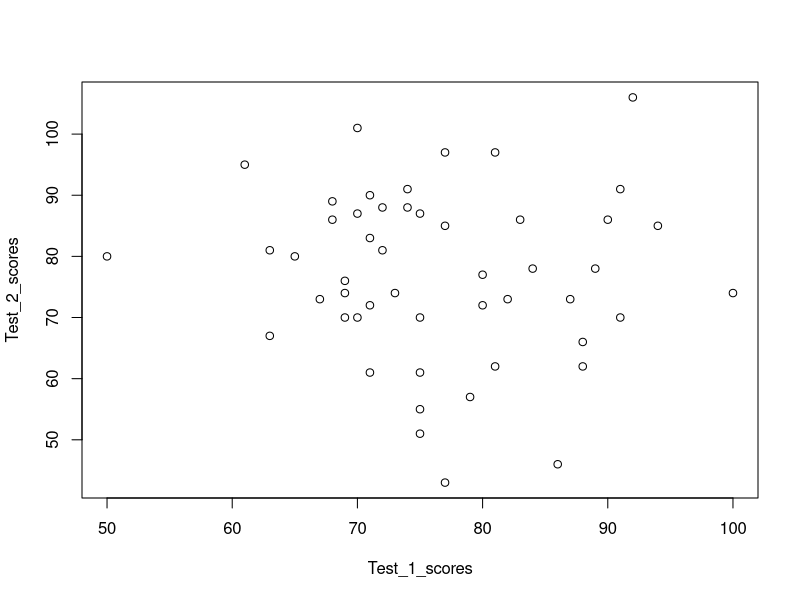
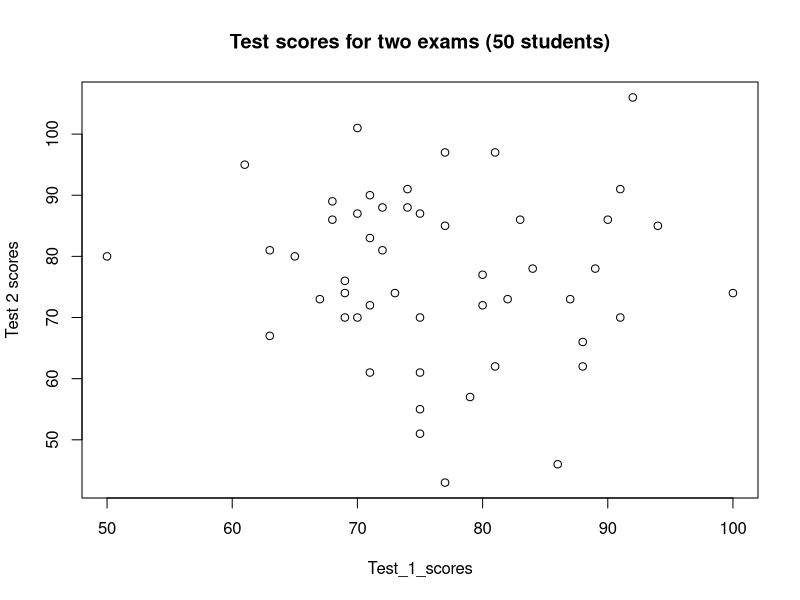
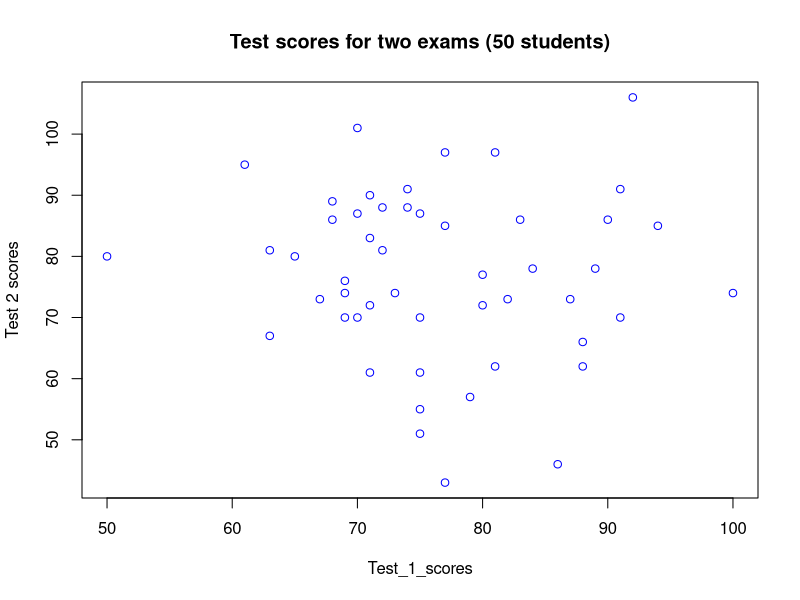

R code for these plots, in order:

# Vamos a generar un dataset aleatorio
set.seed(2016)  # There is a typo in the video (set.seed=2016)

Test_1_scores=round(rnorm(50, 78, 10))

Test_2_scores=round(rnorm(50, 78, 14))

Test_1_scores # Data won't be the same with the data generated in the video lecture since there was a typo in set.seed. 

Test_2_scores # Data won't be the same with the data generated in the video lecture since there was a typo in set.seed. 

# Scatterplot
plot(Test_2_scores~Test_1_scores)

# Etiquetas
plot(Test_2_scores~Test_1_scores, main='Test scores for two exams (50 students)', xlab='Test_1_scores', ylab='Test 2 scores')

# Color
plot(Test_2_scores~Test_1_scores, main='Test scores for two exams (50 students)', xlab='Test_1_scores', ylab='Test 2 scores', col='blue')


